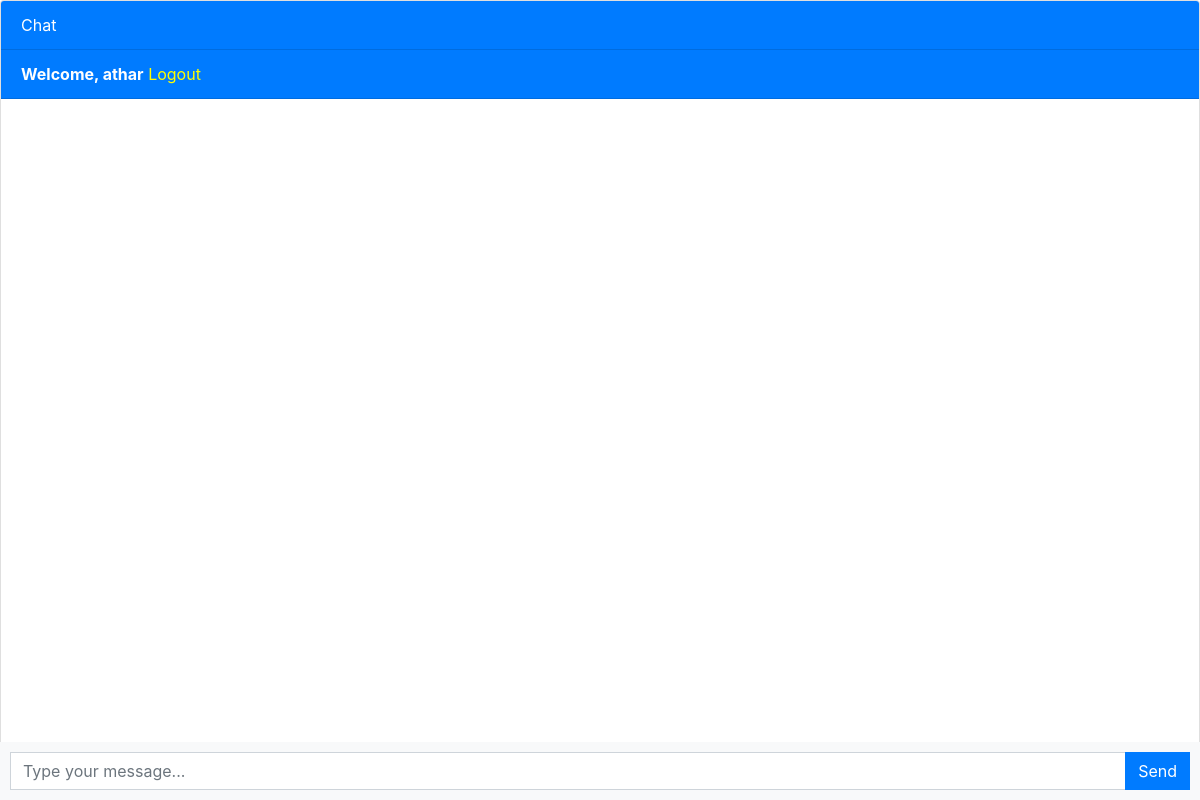
The page / (signed in) on the database as committed earlier.
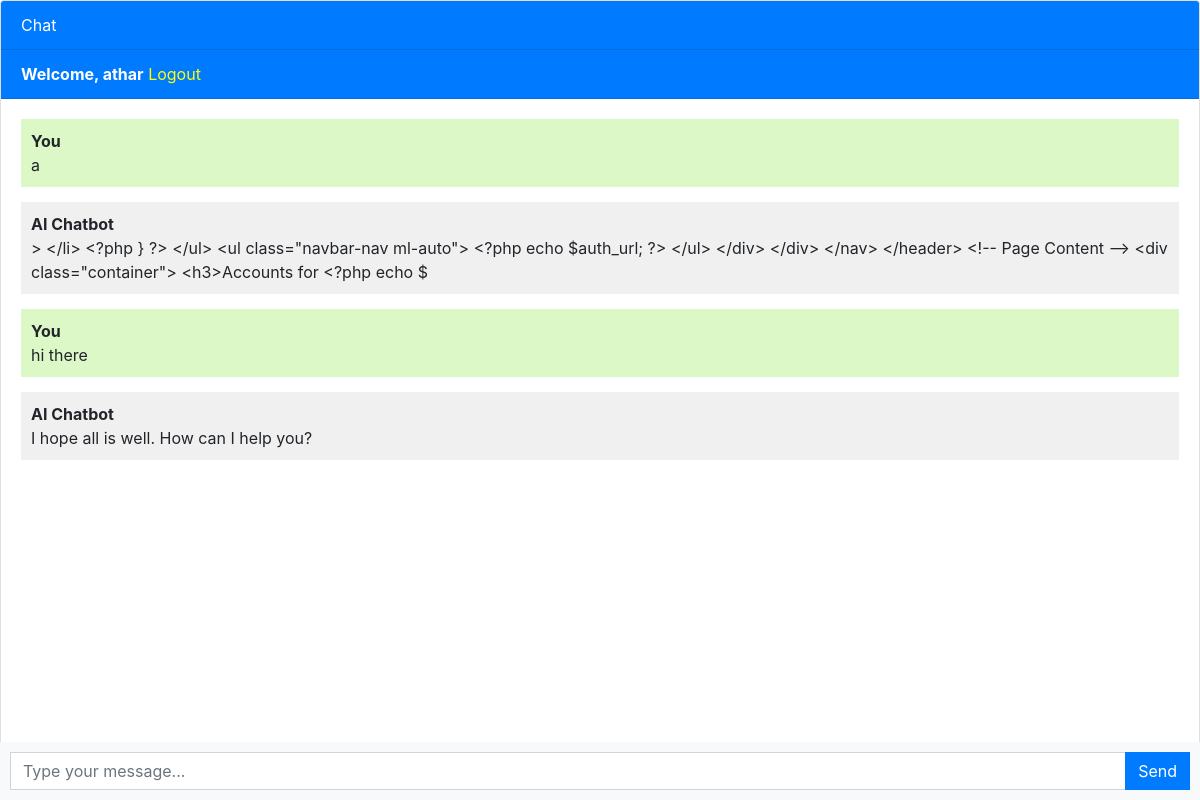
The same page on the database as committed later.
### chatbot/models.py (models this page shows, shortened)
class chat(models.Model):
    user = models.ForeignKey(User, on_delete=models.CASCADE)
    message = models.TextField()
    response = models.TextField()
    created_at = models.DateTimeField(auto_now_add=True)

### chatbot/views.py (the view)
# urls.py: path('',views.chatbot,name='chatbot'),
def chatbot(request):
    chats = chat.objects.filter(user = request.user)
    if request.method == 'POST':
        message = request.POST.get('message')
        response = ask_openai(message)
        Chat = chat(user=request.user,message=message,response=response,created_at=timezone.now())
        Chat.save()
        return JsonResponse({'message':message, 'response':response})
    return render(request,'chatbot.html',{'chats':chats})

### templates/chatbot.html (shortened to what this page needs)
{% extends 'base.html' %}
{% block content %}
<div class="chat-container">
  <div class="card flex-grow-1">
    <div class="card-header bg-primary text-white">Chat</div>
    {% if user.is_authenticated %}
    <div class="card-header bg-primary text-white"><b>Welcome, {{user.username}}</b>   <a style="color: yellow;" href="logout">Logout</a></div>
    {% else %}
    <div class="card-header bg-primary text-white"><a style="color: yellow" href="login">Login</a>   <a style="color: yellow;" href="register">Register</a></div>
    {% endif %}
    <div class="card-body messages-box">
      <ul class="list-unstyled messages-list">
        {% for chat in chats %}
          {% if chat.user == request.user %}
            <li class="message sent">
          <div class="message-text">
            <div class="message-sender">
              <b>You</b>
            </div>
            <div class="message-content">
              {{chat.message}}
            </div>
          </div>
        </li>
        <li class="message received">
          <div class="message-text">
            <div class="message-sender">
              <b>AI Chatbot</b>
            </div>
            <div class="message-content">
              {{chat.response}}
            </div>
          </div>
        </li>
          {% endif %}
        {% endfor %}
      </ul>
    </div>
    <br><br>
    <br><br>
    <br><br>
  </div>
  <form class="message-form">
    <div class="input-group">
      <input type="text" class="form-control message-input" placeholder="Type your message...">
      <div class="input-group-append">
        <button type="submit" class="btn btn-primary btn-send">Send</button>
      </div>
    </div>
  </form>
</div>
{% endblock %}

### templates/base.html (shortened to what this page needs)
<!DOCTYPE html>
<html lang="en">
  <head>
    <link rel="stylesheet" href="https://stackpath.bootstrapcdn.com/bootstrap/4.3.1/css/bootstrap.min.css">
  </head>
  <body>
    {% block content %}{% endblock %}
  </body>
</html>

### templates/chatbot.html (style rules this page uses)
body, html { height: 100%; }
.messages-box { flex: 1; overflow-y: auto; }
.messages-list { padding-left: 0; }
.message { margin-bottom: 15px; list-style: none; }
.message-text { padding: 10px; border-radius: 5px; }
.sent { background-color: #dcf8c6; align-self: flex-end; }
.received { background-color: #f1f0f0; align-self: flex-start; }
.message-form { display: flex; position: fixed; bottom: 0; left: 0; right: 0; padding: 10px; background-color: #f8f9fa; }
.message-input { flex: 1; border-radius: 0; border-right: none; }
.btn-send { border-radius: 0; }
.chat-container { height: 100%; display: flex; flex-direction: column; }

Rows that differ between the two databases and show on the page:
added chat: message "a", response "> </li> <?php } ?> </ul> <ul class=\"navbar-nav ml-auto\"> <?php echo $auth_url; ?> </ul> </div> </div> </nav> </header> <!-- Page Content --> <div class=\"container\"> <h3>Accounts for <?php echo $"
added chat: message "hi there", response "I hope all is well. How can I help you?"
